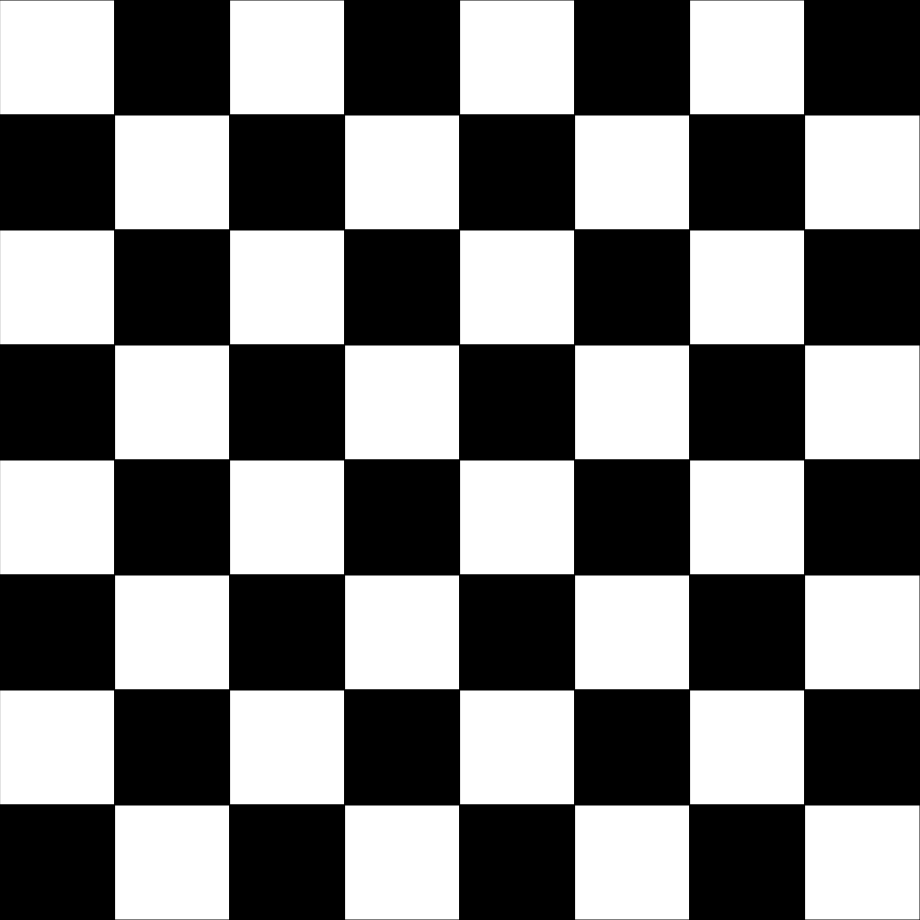
Frame 1 (no input)
Frame 2 (the mouse pressed at the canvas centre, redrawn once): identical to frame 1, image omitted

The p5.js sketch that drew this single still picture (run headless with seeded random() and noise() and a simulated clock; the mouse was pressed at the canvas centre and the sketch redrawn once):

// p5.js sketch
// ── sketch.js
let numRect = 8;
let sideMargin = 40; 

function setup() {
  let availableWidth = windowWidth - (sideMargin * 2);
  let availableHeight = windowHeight - (sideMargin * 2);
  
  let maxPossibleSize = min(availableWidth, availableHeight);
  let squareSize = int(maxPossibleSize / numRect);
  let cleanCanvasSize = squareSize * numRect;

  let canvas = createCanvas(cleanCanvasSize, cleanCanvasSize);
  
  canvas.style('display', 'block');
  canvas.style('margin', 'auto');
  
  let dynamicTopMargin = (windowHeight - cleanCanvasSize) / 2;
  canvas.style('margin-top', dynamicTopMargin + 'px');

}

function draw() {
  background(220);

  let size = width / numRect;
    
  for (let x = 0; x < width; x = x + size) {
    for (let y = 0; y < height; y = y + size) {
      
      let col = round(x / size);
      let row = round(y / size);

      if ((col + row) % 2 === 1) {
        fill(0);
      } else {
        fill(255);
      }
      
      rect(x, y, size, size);
    }
  }

  noLoop(); 
}

function windowResized() {
  let availableWidth = windowWidth - (sideMargin * 2);
  let availableHeight = windowHeight - (sideMargin * 2);
  
  let maxPossibleSize = min(availableWidth, availableHeight);
  let squareSize = int(maxPossibleSize / numRect);
  let cleanCanvasSize = squareSize * numRect;
  
  resizeCanvas(cleanCanvasSize, cleanCanvasSize);
  
  let dynamicTopMargin = (windowHeight - cleanCanvasSize) / 2;
  
  let canvasElement = select('canvas');
  canvasElement.style('margin-top', dynamicTopMargin + 'px');
  
  redraw();
}
